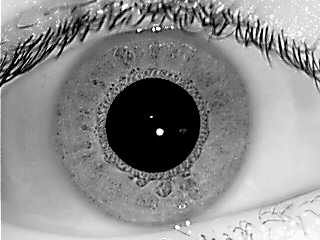
//> input picture 01_04.tiff, 320 x 240 px
$ ./getsame 01_04.tiff 02_01.tiff   (built with g++ and OpenCV 4)
//> lines starting //> are read from the running program, lines starting //| are printed output that depends on the picture
/*************************************************************************
	> File Name: getsame.cpp
	> Author: sandy
	> Mail: sandy@luo.bo
	> Created Time: 2014年04月10日 星期四 10时00分07秒
 ************************************************************************/

#include<iostream>
#include "opencv/cv.h"
#include "opencv/highgui.h"
using namespace std;
int main(int argc,char **argv)
{
	string file1(argv[1]);
	string file2(argv[2]);
	IplImage *iplImage1 = cvLoadImage(file1.c_str(),0);
//> iplImage1 is the input picture: 240 rows x 320 cols, CV_8UC1; min 0, max 255, mean 140.6
	IplImage *iplImage2 = cvLoadImage(file2.c_str(),0);
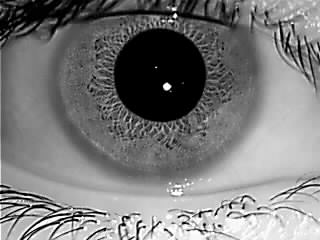
//> input picture 02_01.tiff, 320 x 240 px
//> iplImage2 is the input picture: 240 rows x 320 cols, CV_8UC1; min 0, max 255, mean 122.3
	IplImage *result = cvCreateImage(cvGetSize(iplImage1),IPL_DEPTH_8U,1);
	cvSet(result,cvScalar(0));
	cvXor(iplImage1,iplImage2,result,NULL);
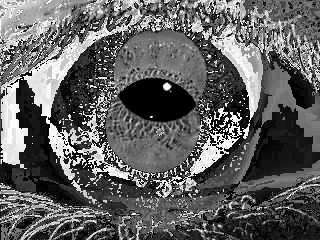
//> result: 240 rows x 320 cols, CV_8UC1; min 0, max 255, mean 96.5
	char* data = result->imageData;
	int sum=0;
	for(int i=0; i<result->height; i++)
		for(int j=0; j<result->width; j++)
			if(data[i*result->widthStep+j]==0x00)
				sum++;
//> this loop made 240 passes
//> sum on passes 1 to 3: 0, 0, 1
//> after the loop, sum = 2381
	cout<<"sum:\t"<<sum<<endl;
//| sum:	2381
	return 0;
}
